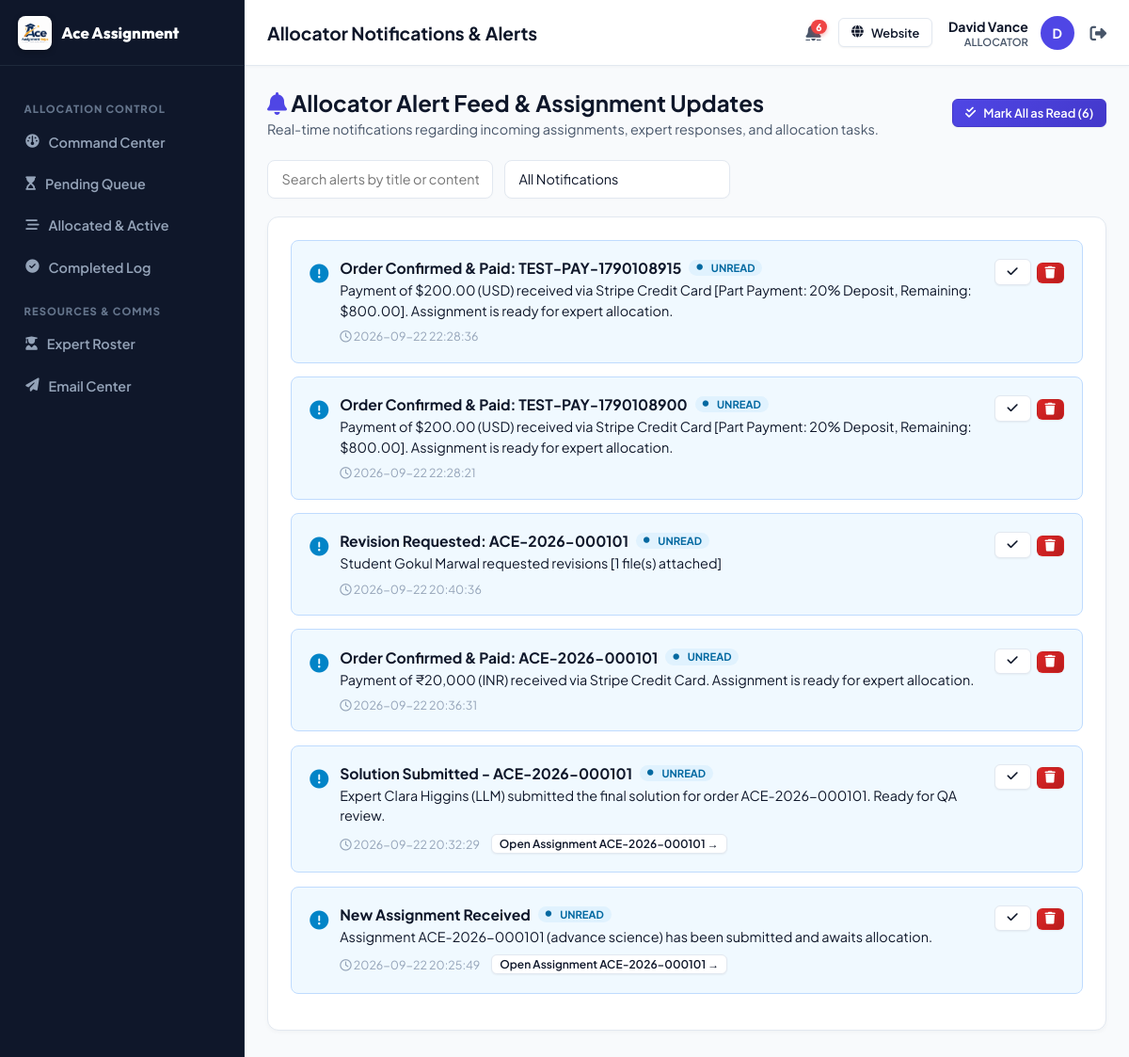
/allocator/notifications.php (signed in), run on the app's committed database.
### tables this page shows
CREATE TABLE `allocators` (
  `id` int NOT NULL AUTO_INCREMENT,
  `allocator_id` varchar(50) NOT NULL,
  `name` varchar(255) NOT NULL,
  `email` varchar(255) NOT NULL,
  `phone` varchar(100) DEFAULT NULL,
  `password` varchar(255) NOT NULL,
  `status` varchar(50) DEFAULT 'Active',
  `performance_score` decimal(5,2) DEFAULT '100.00',
  PRIMARY KEY (`id`),
  UNIQUE KEY `allocator_id` (`allocator_id`),
  UNIQUE KEY `email` (`email`)
);

CREATE TABLE `notifications` (
  `id` int NOT NULL AUTO_INCREMENT,
  `notification_id` varchar(50) NOT NULL,
  `user_id` varchar(50) DEFAULT NULL,
  `user_role` varchar(50) DEFAULT NULL,
  `title` varchar(255) NOT NULL,
  `message` text,
  `is_read` tinyint(1) DEFAULT '0',
  `created_at` datetime DEFAULT CURRENT_TIMESTAMP,
  PRIMARY KEY (`id`),
  UNIQUE KEY `notification_id` (`notification_id`)
);

### includes/auth.php (called while the page is built, shortened)
<?php
require_once __DIR__ . '/db.php';
class Auth {
    public static function currentUser() {
        return $_SESSION['user'] ?? null;
    }
    public static function checkLoggedIn() {
        $user = self::currentUser();
        if ($user) {
            $table = ($user['role'] === 'Admin') ? 'admins' : (($user['role'] === 'Allocator') ? 'allocators' : (($user['role'] === 'Expert') ? 'experts' : 'students'));
            $idKey = ($user['role'] === 'Admin') ? 'admin_id' : (($user['role'] === 'Allocator') ? 'allocator_id' : (($user['role'] === 'Expert') ? 'expert_id' : 'student_id'));
            $record = DataStore::findOne($table, $idKey, $user['id']);
        }
    }
    public static function checkRole($allowedRoles = []) {
        self::checkLoggedIn();
    }
}

### includes/db.php (called while the page is built, shortened)
<?php
class DataStore {
    private static $pdo = null;
    private static $dbHost = 'database-1.c1o0ygcs2cex.ap-south-1.rds.amazonaws.com';
    private static $dbPort = 3306;
    private static $dbUser = 'admin';
    private static $dbPass = 'Marwal#1627';
    private static $dbName = 'aceassignmenthelp_db';
    public static function getPdo() {
        if (self::$pdo === null) {
            try {
                $dsn = "mysql:host=" . self::$dbHost . ";port=" . self::$dbPort . ";dbname=" . self::$dbName . ";charset=utf8mb4";
                self::$pdo = new PDO($dsn, self::$dbUser, self::$dbPass, [
                    PDO::ATTR_ERRMODE => PDO::ERRMODE_EXCEPTION,
                    PDO::ATTR_DEFAULT_FETCH_MODE => PDO::FETCH_ASSOC,
                    PDO::ATTR_EMULATE_PREPARES => false,
                    PDO::ATTR_TIMEOUT => 5
                ]);
            } catch (Throwable $e) {
                error_log("MySQL Connection Failed: " . $e->getMessage());
                self::$pdo = null;
                throw new Exception("Unable to connect to MySQL database: " . $e->getMessage());
            }
        }
        return self::$pdo;
    }
    private static function formatRecordFromDb($collectionName, $row) {
        if ($collectionName === 'notifications') {
            if (isset($row['notification_id'])) {
                $row['id'] = $row['notification_id'];
            }
            $row['is_read'] = (bool)($row['is_read'] ?? false);
        }
        return $row;
    }
    public static function getCollection($collectionName) {
        $pdo = self::getPdo();
        try {
            $stmt = $pdo->query("SELECT * FROM `$collectionName` ORDER BY id DESC");
            $rows = $stmt->fetchAll();
            $result = [];
            foreach ($rows as $row) {
                $result[] = self::formatRecordFromDb($collectionName, $row);
            }
            return $result;
        } catch (Throwable $e) {
            error_log("DataStore::getCollection error ($collectionName): " . $e->getMessage());
            return [];
        }
    }
    public static function findOne($collectionName, $key, $value) {
        $pdo = self::getPdo();
        try {
            $sqlKey = $key;
            $stmt = $pdo->prepare("SELECT * FROM `$collectionName` WHERE `$sqlKey` = ? LIMIT 1");
            $stmt->execute([$value]);
            $row = $stmt->fetch();
            if ($row) {
                return self::formatRecordFromDb($collectionName, $row);
            }
        } catch (Throwable $e) {
            error_log("DataStore::findOne error ($collectionName, $key): " . $e->getMessage());
        }
        return null;
    }
}

### includes/helpers.php (called while the page is built, shortened)
<?php
require_once __DIR__ . '/db.php';
function get_user_notifications($user_id, $user_role)
{
    $all = DataStore::getCollection('notifications');
    $filtered = array_filter($all, function ($n) use ($user_id, $user_role) {
        $targetRole = $n['user_role'] ?? '';
        $targetUser = $n['user_id'] ?? '';
        if (!empty($targetUser)) {
            return ($targetUser === $user_id);
        }
        if ($targetRole === 'All')
            return true;
        if ($targetRole === $user_role)
            return true;
        if ($user_role === 'Admin')
            return true;
        return false;
    });
    usort($filtered, function ($a, $b) {
        return strtotime($b['created_at'] ?? '0') - strtotime($a['created_at'] ?? '0');
    });
    return array_values($filtered);
}
function get_unread_notifications_count($user_id, $user_role)
{
    $notifs = get_user_notifications($user_id, $user_role);
    $count = 0;
    foreach ($notifs as $n) {
        if (empty($n['is_read'])) {
            $count++;
        }
    }
    return $count;
}

### allocator/notifications.php (the view, shortened to what this page needs)
<?php
$pageTitle = "Allocator Notifications & Alerts";
require_once __DIR__ . '/../includes/auth.php';
Auth::checkRole(['Allocator', 'Admin']);
require_once __DIR__ . '/../includes/helpers.php';
include __DIR__ . '/../includes/portal_header.php';
$notifs = get_user_notifications($currentUser['id'], 'Allocator');
$unreadCount = get_unread_notifications_count($currentUser['id'], 'Allocator');
?>
<div style="display:flex; justify-content:space-between; align-items:center; margin-bottom:1.5rem; flex-wrap:wrap; gap:1rem;">
  <div>
    <h2 style="font-size:1.5rem; color:var(--text-main); margin-bottom:0.25rem;">
      <i class="fa-solid fa-bell" style="color:var(--primary);"></i> Allocator Alert Feed & Assignment Updates
    </h2>
    <p style="color:var(--text-muted); font-size:0.9rem; margin:0;">Real-time notifications regarding incoming assignments, expert responses, and allocation tasks.</p>
  </div>
  <?php if ($unreadCount > 0): ?>
    <form method="POST" style="display:inline;">
      <button type="submit" class="btn btn-primary btn-sm">
        <i class="fa-solid fa-check-double"></i> Mark All as Read (<?php echo $unreadCount; ?>)
      </button>
    </form>
  <?php endif; ?>
</div>
<div class="filter-bar" style="margin-bottom:1.2rem; display:flex; gap:12px; flex-wrap:wrap;">
  <input type="text" id="allocNotifSearch" class="form-control" style="flex:2; min-width:240px;" placeholder="Search alerts by title or content keyword...">
  <select id="allocNotifStatus" class="form-control" style="flex:1; min-width:160px;">
    <option value="">All Notifications</option>
  </select>
</div>
<div class="table-card" style="padding:1.5rem;">
  <?php if (empty($notifs)): ?>
    <div style="text-align:center; padding:3rem 1rem;">
      <i class="fa-regular fa-bell-slash" style="font-size:3rem; color:var(--text-dim); margin-bottom:1rem; display:block;"></i>
      <h4 style="color:var(--text-main); margin-bottom:0.5rem;">No Notifications Currently</h4>
      <p style="color:var(--text-muted); font-size:0.9rem;">You have no active alerts. New student submissions and workflow tasks will appear here.</p>
    </div>
  <?php else: ?>
    <?php foreach ($notifs as $n):
      $isRead = !empty($n['is_read']);
      $borderStyle = $isRead ? 'border:1px solid var(--portal-border); background:#ffffff;' : 'border:1px solid #bfdbfe; background:#f0f9ff;';
      preg_match('/(ACE-\d{4}-\d+)/', $n['message'] ?? '', $matches);
      $referencedAsm = $matches[1] ?? '';
    ?>
      <div class="alloc-notif-item" data-read="<?php echo $isRead ? 'read' : 'unread'; ?>" style="<?php echo $borderStyle; ?> border-radius:var(--radius-sm); padding:1.2rem; margin-bottom:0.9rem; display:flex; justify-content:space-between; align-items:flex-start; gap:16px;">
        <div style="display:flex; gap:12px; align-items:flex-start; flex:1;">
          <div style="font-size:1.25rem; color:var(--secondary); margin-top:2px;">
            <i class="fa-solid fa-circle-exclamation"></i>
          </div>
          <div style="flex:1;">
            <div style="display:flex; align-items:center; gap:8px; margin-bottom:4px;">
              <strong style="color:var(--text-main); font-size:0.98rem;"><?php echo htmlspecialchars($n['title']); ?></strong>
              <?php if (!$isRead): ?>
                <span class="badge badge-info" style="font-size:0.7rem; padding:2px 8px;"><i class="fa-solid fa-circle" style="font-size:0.4rem; margin-right:4px;"></i> UNREAD</span>
              <?php endif; ?>
            </div>
            <p style="color:var(--text-main); font-size:0.9rem; margin:0 0 8px 0; line-height:1.5;">
              <?php echo nl2br(htmlspecialchars($n['message'])); ?>
            </p>
            <div style="display:flex; gap:12px; align-items:center; flex-wrap:wrap;">
              <small style="color:var(--text-dim); font-size:0.78rem;">
                <i class="fa-regular fa-clock"></i> <?php echo htmlspecialchars($n['created_at'] ?? 'Recently'); ?>
              </small>
              <?php if ($referencedAsm): ?>
                <a href="/allocator/assignment-detail.php?id=<?php echo urlencode($referencedAsm); ?>" class="btn btn-outline btn-sm" style="padding:2px 8px; font-size:0.75rem;">
                  Open Assignment <?php echo htmlspecialchars($referencedAsm); ?> &rarr;
                </a>
              <?php elseif (!empty($n['link'])): ?>
                <a href="<?php echo htmlspecialchars($n['link']); ?>" class="btn btn-outline btn-sm" style="padding:2px 8px; font-size:0.75rem;">
                  View Link &rarr;
                </a>
              <?php endif; ?>
            </div>
          </div>
        </div>
        <div style="display:flex; gap:6px; align-items:center;">
          <?php if (!$isRead): ?>
            <form method="POST" style="display:inline;">
              <button type="submit" class="btn btn-outline btn-sm" title="Mark as Read">
                <i class="fa-solid fa-check"></i>
              </button>
            </form>
          <?php endif; ?>
          <form method="POST" style="display:inline;" onsubmit="return confirm('Dismiss this notification?');">
            <button type="submit" class="btn btn-danger btn-sm" title="Delete Alert" style="padding:4px 8px;">
              <i class="fa-solid fa-trash"></i>
            </button>
          </form>
        </div>
      </div>
    <?php endforeach; ?>
  <?php endif; ?>
</div>
</div>
</div>
</body>
</html>

### includes/portal_header.php (shortened to what this page needs)
<?php
require_once __DIR__ . '/auth.php';
require_once __DIR__ . '/helpers.php';
$currentUser = Auth::currentUser();
$userRole = $currentUser['role'];
?>
<!DOCTYPE html>
<html lang="en">
<head>
  <link rel="stylesheet" href="https://cdnjs.cloudflare.com/ajax/libs/font-awesome/6.4.0/css/all.min.css">
  <link rel="stylesheet" href="/assets/css/portal.css">
</head>
<body class="portal-body">
<div class="portal-wrapper">
  <?php include __DIR__ . '/portal_sidebar.php'; ?>
  <div class="portal-main">
    <header class="portal-topbar">
      <div style="display:flex; align-items:center; gap:12px;">
        <div class="topbar-title">
          <?php echo isset($pageTitle) ? htmlspecialchars($pageTitle) : 'Dashboard Overview'; ?>
        </div>
      </div>
      <div class="topbar-user">
        <?php $unreadNotifCount = function_exists('get_unread_notifications_count') ? get_unread_notifications_count($currentUser['id'], $userRole) : 0; ?>
        <a href="/<?php echo strtolower($userRole); ?>/notifications.php" style="position:relative; color:var(--text-muted); font-size:1.15rem; margin-right:6px; display:inline-flex; align-items:center;" title="Notifications (<?php echo $unreadNotifCount; ?> unread)">
          <?php if ($unreadNotifCount > 0): ?>
            <span style="position:absolute; top:-4px; right:-6px; background:#ef4444; color:#fff; font-size:0.65rem; font-weight:800; border-radius:10px; padding:1px 5px; min-width:14px; text-align:center; box-shadow:0 2px 4px rgba(239, 68, 68, 0.4);"><?php echo $unreadNotifCount; ?></span>
          <?php endif; ?>
        </a>
        <a href="/" target="_blank" class="btn btn-outline btn-sm" style="margin-right:4px; display:inline-flex;">
          <i class="fa-solid fa-globe"></i> <span class="user-meta-desktop">Website</span>
        </a>
        <div style="text-align:right;" class="user-meta-desktop">
          <div style="font-weight:700; color:var(--text-main); font-size:0.88rem;"><?php echo htmlspecialchars($currentUser['name']); ?></div>
          <small style="color:var(--text-muted); font-weight:600; font-size:0.7rem; text-transform:uppercase; display:block;"><?php echo htmlspecialchars($userRole); ?></small>
        </div>
        <div class="user-avatar" title="<?php echo htmlspecialchars($currentUser['name']); ?>">
          <?php echo strtoupper(substr($currentUser['name'], 0, 1)); ?>
        </div>
        <a href="/logout.php" title="Logout" style="color:var(--text-muted); font-size:1.1rem; margin-left:4px;">
          <i class="fa-solid fa-right-from-bracket"></i>
        </a>
      </div>
    </header>
    <div class="portal-content">

### data on the page
allocators: name "David Vance", name "D"
notifications: title "Order Confirmed & Paid: TEST-PAY-1790108915", is_read 0 (drawn), message "Payment of $200.00 (USD) received via Stripe Credit Card [Part Payment: 20% Deposit, Remaining: $800.00]. Assignment is ready for expert allocation.", created_at "2026-09-22 22:28:36"
notifications: title "Order Confirmed & Paid: TEST-PAY-1790108900", is_read 0 (drawn), message "Payment of $200.00 (USD) received via Stripe Credit Card [Part Payment: 20% Deposit, Remaining: $800.00]. Assignment is ready for expert allocation.", created_at "2026-09-22 22:28:21"
notifications: title "Revision Requested: ACE-2026-000101", is_read 0 (drawn), message "Student Gokul Marwal requested revisions [1 file(s) attached]", created_at "2026-09-22 20:40:36"
notifications: title "Order Confirmed & Paid: ACE-2026-000101", is_read 0 (drawn), message "Payment of ₹20,000 (INR) received via Stripe Credit Card. Assignment is ready for expert allocation.", created_at "2026-09-22 20:36:31"
notifications: title "Solution Submitted - ACE-2026-000101", is_read 0 (drawn), message "Expert Clara Higgins (LLM) submitted the final solution for order ACE-2026-000101. Ready for QA review.", created_at "2026-09-22 20:32:29", referencedAsm "ACE-2026-000101"
notifications: title "New Assignment Received", is_read 0 (drawn), message "Assignment ACE-2026-000101 (advance science) has been submitted and awaits allocation.", created_at "2026-09-22 20:25:49", referencedAsm "ACE-2026-000101"

### other printed values
$pageTitle "Allocator Notifications & Alerts"
$unreadNotifCount "6"
$userRole "ALLOCATOR"
$unreadCount "6"
